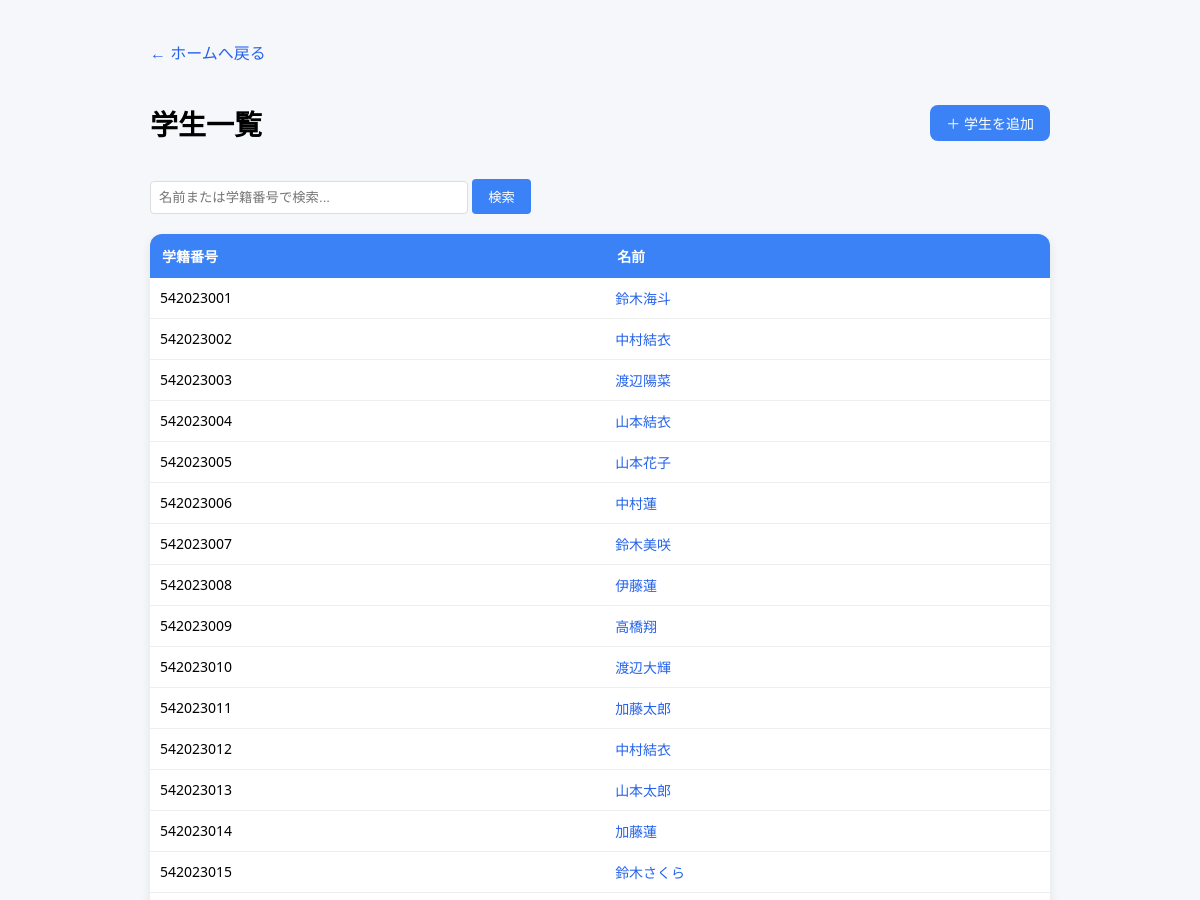
The app's page /students (upper part), older data.
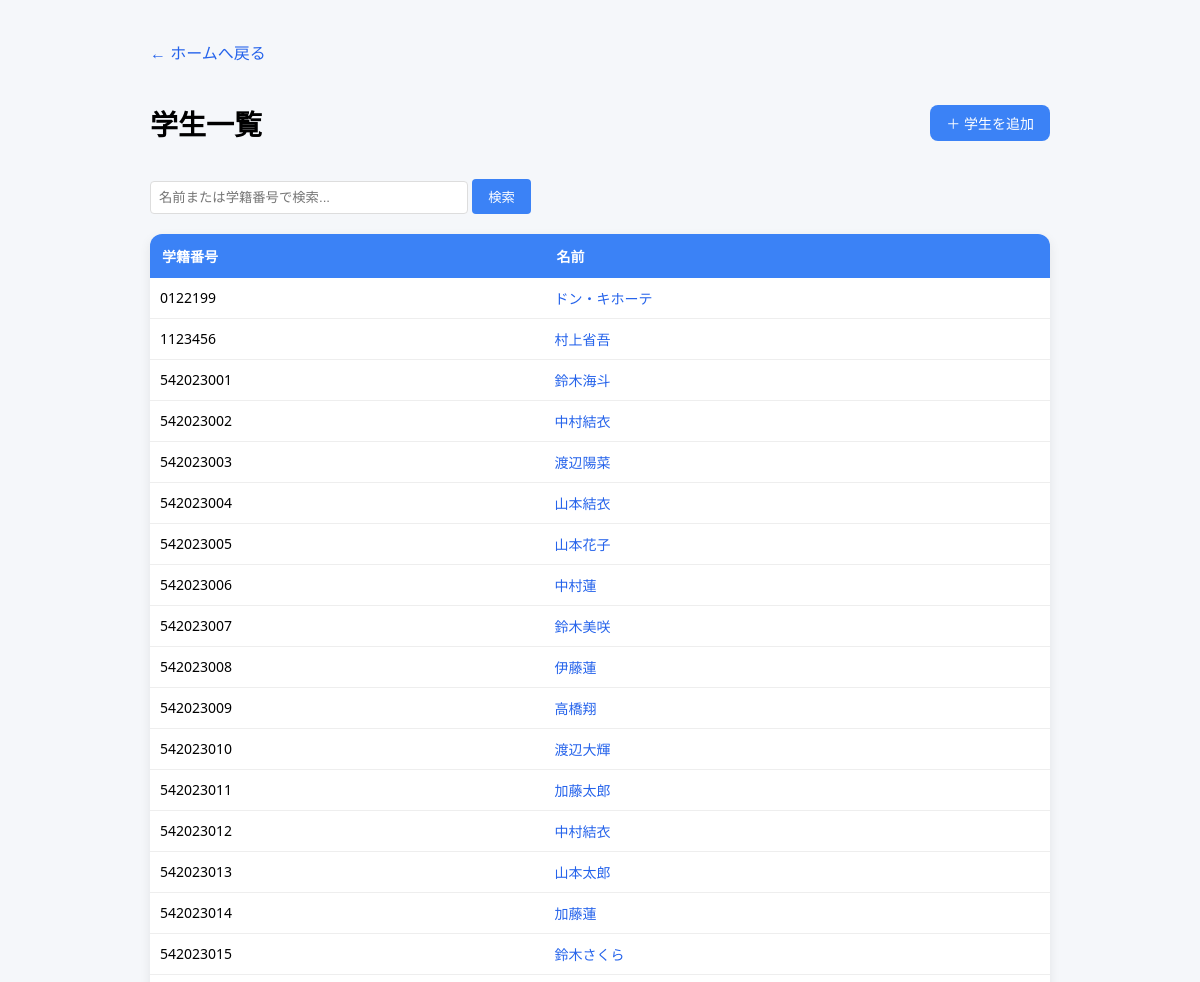
The same page, newer data.
### tables this page shows
CREATE TABLE students (
    student_id TEXT PRIMARY KEY,
    name TEXT NOT NULL,
    department TEXT NOT NULL,
    grade INTEGER NOT NULL,
    year INTEGER NOT NULL
);

### app.py (the view)
@app.route("/students")
def students():
    cur = get_db().cursor()
    search = request.args.get('search', '').strip()
    if search:
        cur.execute(
            "SELECT student_id, name, department FROM students WHERE name LIKE ? OR student_id LIKE ? ORDER BY student_id",
            (f"%{search}%", f"%{search}%")
        )
    else:
        cur.execute("SELECT student_id, name, department FROM students ORDER BY student_id")
    rows = cur.fetchall()
    return render_template("students.html", students=rows)

### app.py (called while the page is built)
def get_db():
    db = getattr(g, "_database", None)
    if db is None:
        db = g._database = sqlite3.connect(DATABASE)
    return db

@app.teardown_appcontext
def close_connection(exception):
    db = getattr(g, "_database", None)
    if db is not None:
        db.close()

### templates/students.html (shortened to what this page needs)
<!DOCTYPE html>
<html lang="ja">
<head>
</head>
<body>
  <div class="container">
    <p style="margin-bottom: 20px;">
      <a href="/" style="color: #2563eb; text-decoration: none;">← ホームへ戻る</a>
    </p>
    <div class="top-bar">
      <h1>学生一覧</h1>
      <a href="/students/add" class="button">＋ 学生を追加</a>
    </div>
    <form method="get" style="margin-bottom: 20px;">
      <input type="text" name="search" placeholder="名前または学籍番号で検索..."
             value="{{ request.args.get('search', '') }}"
             style="padding: 8px; width: 300px; border: 1px solid #ddd; border-radius: 4px;">
      <button type="submit" style="padding: 8px 16px; background: #3b82f6; color: white; border: none; border-radius: 4px; cursor: pointer;">検索</button>
    </form>
    {% if students %}
    <table>
      <thead>
        <tr>
          <th>学籍番号</th>
          <th>名前</th>
        </tr>
      </thead>
      <tbody>
  {% for student in students %}
  <tr>
    <td>{{ student[0] }}</td>
    <td>
      <a href="/students/{{ student[0] }}">
        {{ student[1] }}
      </a>
    </td>
  </tr>
  {% endfor %}
</tbody>
    </table>
    {% else %}
      <div class="empty">学生データがありません</div>
    {% endif %}
  </div>
</body>
</html>

Row changes from the older to the newer data that the page shows:
added students: student_id "0122199", name "ドン・キホーテ"
added students: student_id "1123456", name "村上省吾"
